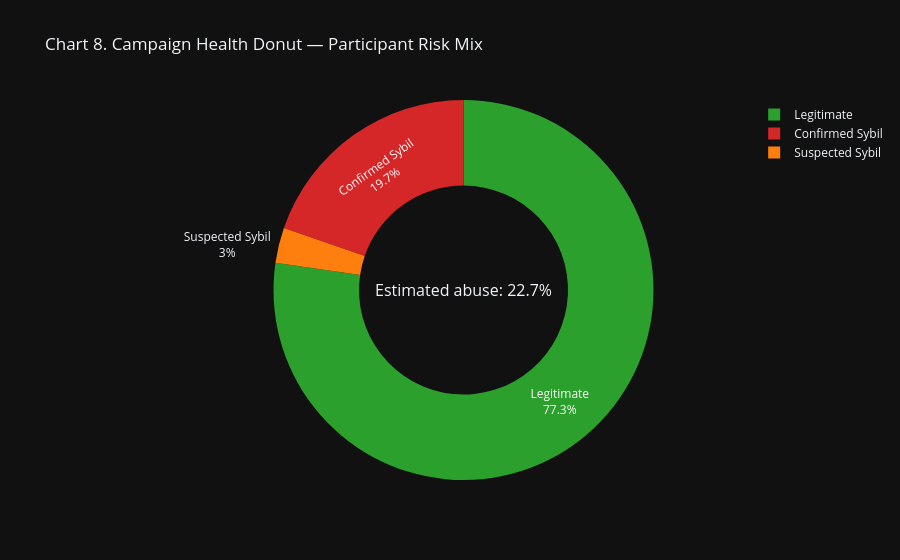

Notebook code for this chart:
### Markdown cell above
## 5) Airdrop Hunter Mode

We run campaign-level scoring over all participant wallets to estimate abuse rate and prioritize manual review. This mode gives both cluster-level and wallet-level decisions. The output is designed for an airdrop eligibility pipeline.

### Code cell
campaign_results = run_airdrop_hunter(
    participant_addresses=participants,
    transactions=tx,
    chain='ethereum',
)

summary = campaign_results['campaign_summary']
wallet_scores_df = pd.DataFrame(campaign_results['wallet_scores'])
marginal_count = len(campaign_results.get('marginal_members', []))
confirmed_count = int(summary.get('estimated_sybil_participants', 0))
participant_count = int(campaign_results.get('participant_count', len(participants)))
legit_count = max(participant_count - confirmed_count - marginal_count, 0)

abuse_rate = 100.0 * (confirmed_count + marginal_count) / max(participant_count, 1)
print(
    f"Campaign abuse summary: {abuse_rate:.2f}% estimated Sybil rate, "
    f"{summary.get('cluster_count', 0)} farmer clusters identified."
)

fig8 = go.Figure(
    data=[
        go.Pie(
            labels=['Legitimate', 'Suspected Sybil', 'Confirmed Sybil'],
            values=[legit_count, marginal_count, confirmed_count],
            hole=0.55,
            marker=dict(colors=['#2ca02c', '#ff7f0e', '#d62728']),
            textinfo='label+percent',
        )
    ]
)
fig8.update_layout(
    template='plotly_dark',
    title='Chart 8. Campaign Health Donut — Participant Risk Mix',
)
fig8.add_annotation(text=f'Estimated abuse:\n{abuse_rate:.1f}%', x=0.5, y=0.5, showarrow=False, font=dict(size=16))
fig8.show()

### Figure 1 — Plotly figure (JSON) as saved in the notebook; plotly's stock layout.template omitted (floating-point values rounded to 4 significant figures)
{"data": [{"hole": 0.55, "labels": ["Legitimate", "Suspected Sybil", "Confirmed Sybil"], "marker": {"colors": ["#2ca02c", "#ff7f0e", "#d62728"]}, "textinfo": "label+percent", "type": "pie", "values": [541, 21, 138]}], "layout": {"annotations": [{"font": {"size": 16}, "showarrow": false, "text": "Estimated abuse:\n22.7%", "x": 0.5, "y": 0.5}], "title": {"text": "Chart 8. Campaign Health Donut — Participant Risk Mix"}}}
